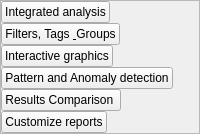
              <widget class="QFrame" name="dataresult_sidemenu">
               <property name="maximumSize">
                <size>
                 <width>400</width>
                 <height>300</height>
                </size>
               </property>
               <property name="frameShape">
                <enum>QFrame::StyledPanel</enum>
               </property>
               <property name="frameShadow">
                <enum>QFrame::Raised</enum>
               </property>
               <layout class="QFormLayout" name="formLayout">
                <property name="horizontalSpacing">
                 <number>0</number>
                </property>
                <property name="verticalSpacing">
                 <number>0</number>
                </property>
                <property name="leftMargin">
                 <number>0</number>
                </property>
                <property name="topMargin">
                 <number>0</number>
                </property>
                <property name="rightMargin">
                 <number>0</number>
                </property>
                <property name="bottomMargin">
                 <number>0</number>
                </property>
                <item row="0" column="0">
                 <widget class="QPushButton" name="intAnalysisBtn">
                  <property name="text">
                   <string>Integrated analysis</string>
                  </property>
                 </widget>
                </item>
                <item row="1" column="0">
                 <widget class="QPushButton" name="filTagsGrBtn">
                  <property name="text">
                   <string>Filters, Tags &amp; Groups</string>
                  </property>
                 </widget>
                </item>
                <item row="2" column="0">
                 <widget class="QPushButton" name="interacGraphBtn">
                  <property name="text">
                   <string>Interactive graphics</string>
                  </property>
                 </widget>
                </item>
                <item row="3" column="0">
                 <widget class="QPushButton" name="patAnoDetBtn">
                  <property name="text">
                   <string>Pattern and Anomaly detection</string>
                  </property>
                 </widget>
                </item>
                <item row="4" column="0">
                 <widget class="QPushButton" name="resultCompBtn">
                  <property name="text">
                   <string>Results Comparison </string>
                  </property>
                 </widget>
                </item>
                <item row="5" column="0">
                 <widget class="QPushButton" name="customReportBtn">
                  <property name="text">
                   <string>Customize reports</string>
                  </property>
                 </widget>
                </item>
               </layout>
              </widget>
